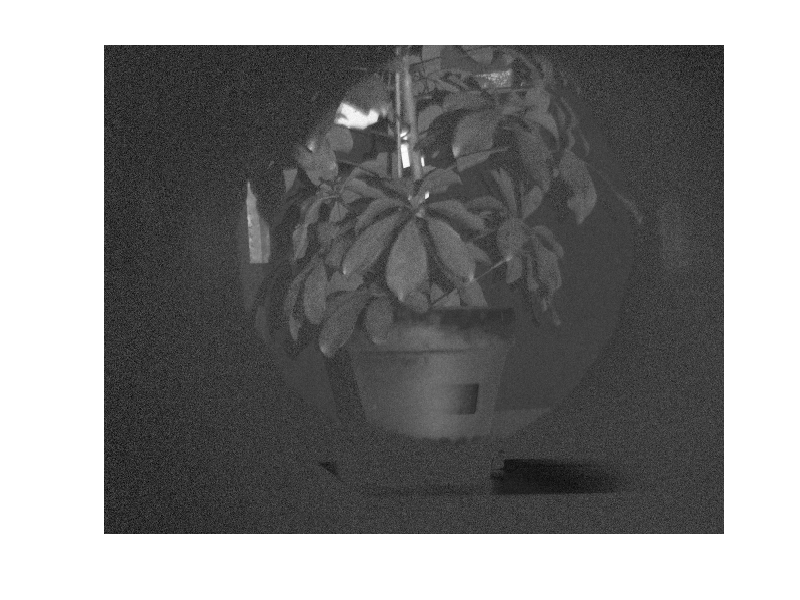
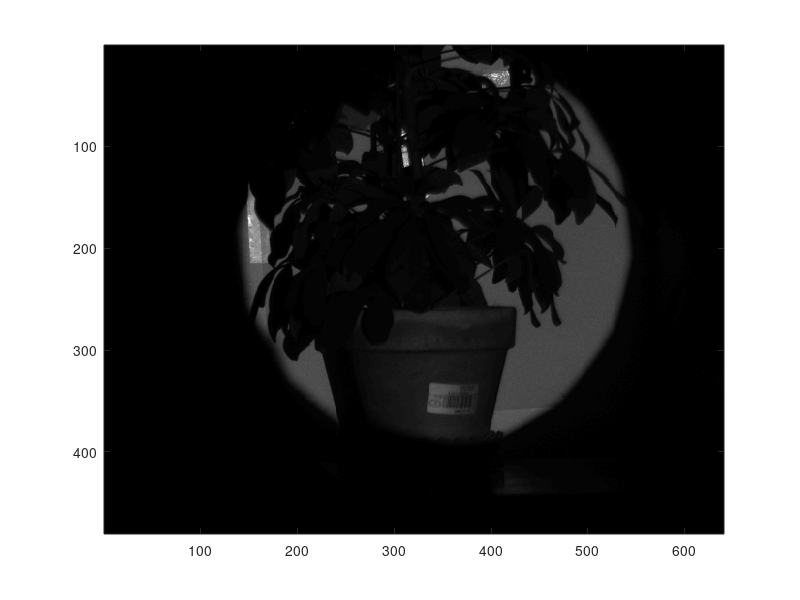

Here is the MATLAB script that generated these plots, in order: (Note: this script raises an error after producing the figures.)
%%% This profile is use to study the performance of NL-mean in practical OSC
%%% images
%%% This program doesn't support the 
%% Initialization
close all
clear all
clc
load('I_par.mat')
load('I_per.mat')
I_par=I_par/100;
I_per=I_per/100;
I_noisy=(I_par-I_per)./(I_par+I_per);
figure(1)
imagesc(I_noisy); colormap gray; axis off
sig_assume=20;
%% noise research
% image par
figure(2)
imagesc(I_par); colormap gray;
I1=I_par(10:40,10:40);
M1=mean2(I1)
V1=sqrt(var_image(I1)) 
I2=I_par(70:100,100:130);
M2=mean2(I2)
V2=sqrt(var_image(I2))
I3=I_par(10:40,280:310);
M3=mean2(I3)
V3=sqrt(var_image(I3))
I4=I_par(210:240,10:40);
M4=mean2(I4)
V4=sqrt(var_image(I4))
figure(3)
subplot(221)
imagesc(I1); colormap gray;
subplot(222)
imagesc(I2); colormap gray;
subplot(223)
imagesc(I3); colormap gray;
subplot(224)
imagesc(I4); colormap gray;
figure(4)
plot([M4 M3 M1 M2],[V4 V3 V1 V2]); grid on
xlabel('Mean value')
ylabel('Variance')
% iamge per
figure(5)
imagesc(I_per); colormap gray;
I1=I_per(10:40,10:40);
M1=mean2(I1)
V1=sqrt(var_image(I1))
I2=I_per(70:100,100:130);
M2=mean2(I2)
V2=sqrt(var_image(I2))
I3=I_per(10:40,280:310);
M3=mean2(I3)
V3=sqrt(var_image(I3))
I4=I_per(210:240,10:40);
M4=mean2(I4)
V4=sqrt(var_image(I4))
figure(6)
subplot(221)
imagesc(I1); colormap gray;
subplot(222)
imagesc(I2); colormap gray;
subplot(223)
imagesc(I3); colormap gray;
subplot(224)
imagesc(I4); colormap gray;
figure(7)
plot([M4 M3 M1 M2],[V4 V3 V1 V2]); grid on
xlabel('Mean value')
ylabel('Variance')
%% NL
I_par_res=NLmeans_grey(I_par,10);
I_per_res=NLmeans_grey(I_per,10);
OSC_noisy=(I_par_res-I_per_res)./(I_par_res+I_per_res);
OSC_noisy(find(OSC_noisy>1))=1; % delete the overflow
OSC_noisy(find(OSC_noisy<0))=0;
figure(2)
imagesc(OSC_noisy); colormap gray; axis off
%% NL+average2
I_par_res=NLmeans_grey_average2(I_par,10);
I_per_res=NLmeans_grey_average2(I_per,10);
OSC_noisy=(I_par_res-I_per_res)./(I_par_res+I_per_res);
OSC_noisy(find(OSC_noisy>1))=1; % delete the overflow
OSC_noisy(find(OSC_noisy<0))=0;
figure(3)
imagesc(OSC_noisy); colormap gray; axis off
%% NL+average3
I_par_res=NLmeans_grey_average3(I_par,10);
I_per_res=NLmeans_grey_average3(I_per,10);
OSC_noisy=(I_par_res-I_per_res)./(I_par_res+I_per_res);
OSC_noisy(find(OSC_noisy>1))=1; % delete the overflow
OSC_noisy(find(OSC_noisy<0))=0;
figure(4)
imagesc(OSC_noisy); colormap gray; axis off
%% NL+gaussian
I_par_res=NLmeans_grey_gaussian(I_par,10);
I_per_res=NLmeans_grey_gaussian(I_per,10);
OSC_noisy=(I_par_res-I_per_res)./(I_par_res+I_per_res);
OSC_noisy(find(OSC_noisy>1))=1; % delete the overflow
OSC_noisy(find(OSC_noisy<0))=0;
figure(5)
imagesc(OSC_noisy); colormap gray; axis off
%% doubleNL
I_par_new=NLmeans_grey(I_par,10);
I_per_new=NLmeans_grey(I_per,10);
I_par_res=NLmeans_grey_doubleNL(I_par,10,I_par_new);
I_per_res=NLmeans_grey_doubleNL(I_per,10,I_per_new);
OSC_noisy=(I_par_res-I_per_res)./(I_par_res+I_per_res);
OSC_noisy(find(OSC_noisy>1))=1; % delete the overflow
OSC_noisy(find(OSC_noisy<0))=0;
figure(6)
imagesc(OSC_noisy); colormap gray; axis off
%% Traditional filter
H=fspecial('gaussian');
I_par_new=imfilter(I_par,H);
I_per_new=imfilter(I_per,H);
OSC_noisy=(I_par_new-I_per_new)./(I_par_new+I_per_new);
OSC_noisy(find(OSC_noisy>1))=1; % delete the overflow
OSC_noisy(find(OSC_noisy<0))=0;
figure()
imagesc(OSC_noisy); colormap gray; axis off
%%
figure()
imagesc(I_noisy); colormap gray;
figure()
imagesc(OSC_noisy); colormap gray;
%%
figure()
imagesc(I_par); colormap gray;
figure()
imagesc(I_par_res); colormap gray;
%%
I_noisy1=I_noisy(300:400,300:400);
OSC_noisy=OSC_noisy(300:400,300:400);
figure()
subplot(121)
imagesc(I_noisy1); colormap gray; 
subplot(122)
imagesc(OSC_noisy); colormap gray; 

I_noisy2=I_noisy(200:250,300:350);
I_res2=OSC_noisy(200:250,300:350);
figure()
subplot(121)
imagesc(I_noisy2); colormap gray; 
subplot(122)
imagesc(I_res2); colormap gray; 
%% plant research (blur effect)
close all
clear all
clc
load('I_par.mat')
load('I_per.mat')
I_par=I_par/100;
I_per=I_per/100;
I_noisy=(I_par-I_per)./(I_par+I_per);
figure(1)
imagesc(I_noisy); colormap gray; axis off


sig_assume=[1 2 3 5 10 20 30];
%%% choose different sig to change the parameters 
% sig=1
sig_assume=1;
I_par_res1=NLmeans_grey(I_par,sig_assume);
I_per_res1=NLmeans_grey(I_per,sig_assume);
OSC_noisy=(I_par_res1-I_per_res1)./(I_par_res1+I_per_res1);
OSC_noisy(find(OSC_noisy>1))=1; % delete the overflow
OSC_noisy(find(OSC_noisy<0))=0;
figure(2)
subplot(131)
imagesc(I_par_res1); colormap gray; axis off
title('I_{par}')
subplot(132)
imagesc(I_per_res1); colormap gray; axis off
title('I_{per}')
subplot(133)
imagesc(OSC_noisy); colormap gray; axis off
title('I_{res}')
% sig=2
sig_assume=2;
I_par_res2=NLmeans_grey(I_par,sig_assume);
I_per_res2=NLmeans_grey(I_per,sig_assume);
I_res2=(I_par_res2-I_per_res2)./(I_par_res2+I_per_res2);
I_res2(find(I_res2>1))=1; % delete the overflow
I_res2(find(I_res2<0))=0;
figure(3)
subplot(131)
imagesc(I_par_res2); colormap gray; axis off
title('I_{par}')
subplot(132)
imagesc(I_per_res2); colormap gray; axis off
title('I_{per}')
subplot(133)
imagesc(I_res2); colormap gray; axis off
title('I_{res}')
% sig=3
sig_assume=3;
I_par_res3=NLmeans_grey(I_par,sig_assume);
I_per_res3=NLmeans_grey(I_per,sig_assume);
I_res3=(I_par_res3-I_per_res3)./(I_par_res3+I_per_res3);
I_res3(find(I_res3>1))=1; % delete the overflow
I_res3(find(I_res3<0))=0;
figure(4)
subplot(131)
imagesc(I_par_res3); colormap gray; axis off
title('I_{par}')
subplot(132)
imagesc(I_per_res3); colormap gray; axis off
title('I_{per}')
subplot(133)
imagesc(I_res3); colormap gray; axis off
title('I_{res}')
% sig=5
sig_assume=5;
I_par_res5=NLmeans_grey(I_par,sig_assume);
I_per_res5=NLmeans_grey(I_per,sig_assume);
I_res5=(I_par_res5-I_per_res5)./(I_par_res5+I_per_res5);
I_res5(find(I_res5>1))=1; % delete the overflow
I_res5(find(I_res5<0))=0;
figure(5)
subplot(131)
imagesc(I_par_res5); colormap gray; axis off
title('I_{par}')
subplot(132)
imagesc(I_per_res5); colormap gray; axis off
title('I_{per}')
subplot(133)
imagesc(I_res5); colormap gray; axis off
title('I_{res}')
% sig=10
sig_assume=10;
I_par_res10=NLmeans_grey(I_par,sig_assume);
I_per_res10=NLmeans_grey(I_per,sig_assume);
I_res10=(I_par_res10-I_per_res10)./(I_par_res10+I_per_res10);
I_res10(find(I_res10>1))=1; % delete the overflow
I_res10(find(I_res10<0))=0;
figure(6)
subplot(131)
imagesc(I_par_res10); colormap gray; axis off
title('I_{par}')
subplot(132)
imagesc(I_per_res10); colormap gray; axis off
title('I_{per}')
subplot(133)
imagesc(I_res10); colormap gray; axis off
title('I_{res}')
% sig=20
sig_assume=20;
I_par_res20=NLmeans_grey(I_par,sig_assume);
I_per_res20=NLmeans_grey(I_per,sig_assume);
I_res20=(I_par_res20-I_per_res20)./(I_par_res20+I_per_res20);
I_res20(find(I_res20>1))=1; % delete the overflow
I_res20(find(I_res20<0))=0;
figure(7)
subplot(131)
imagesc(I_par_res20); colormap gray; axis off
title('I_{par}')
subplot(132)
imagesc(I_per_res20); colormap gray; axis off
title('I_{per}')
subplot(133)
imagesc(I_res20); colormap gray; axis off
title('I_{res}')
% sig=30
sig_assume=30;
I_par_res30=NLmeans_grey(I_par,sig_assume);
I_per_res30=NLmeans_grey(I_per,sig_assume);
I_res30=(I_par_res30-I_per_res30)./(I_par_res30+I_per_res30);
I_res30(find(I_res30>1))=1; % delete the overflow
I_res30(find(I_res30<0))=0;
figure(8)
subplot(131)
imagesc(I_par_res30); colormap gray; axis off
title('I_{par}')
subplot(132)
imagesc(I_per_res30); colormap gray; axis off
title('I_{per}')
subplot(133)
imagesc(I_res30); colormap gray; axis off
title('I_{res}')
%% Calculate the contrast and variance for each parameter
sigma=[1 2 3 5 10 20 30];
% noisy iamge
I_polaziser=I_noisy(70:75,260:265);
I_background=I_noisy(95:100,270:275);
C_noisy=mean2(I_polaziser)-mean2(I_background);
V_noisy=std2(I_polaziser);
%sig=1
I_piece=OSC_noisy(20:100,220:300);
I_polaziser=OSC_noisy(70:75,260:265);
I_background=OSC_noisy(95:100,270:275);
figure()
imagesc(OSC_noisy);colormap gray;
figure()
imagesc(I_piece);colormap gray;
C(1)=mean2(I_polaziser)-mean2(I_background);
V(1)=std2(I_polaziser);
%sig=2
I_polaziser=I_res2(70:75,260:265);
I_background=I_res2(95:100,270:275);
C(2)=mean2(I_polaziser)-mean2(I_background);
%sig=3
I_polaziser=I_res3(70:75,260:265);
I_background=I_res3(95:100,270:275);
C(3)=mean2(I_polaziser)-mean2(I_background);
%sig=5
I_polaziser=I_res5(70:75,260:265);
I_background=I_res5(95:100,270:275);
C(4)=mean2(I_polaziser)-mean2(I_background);
%sig=10
I_polaziser=I_res10(70:75,260:265);
I_background=I_res10(95:100,270:275);
C(5)=mean2(I_polaziser)-mean2(I_background);
%sig=20
I_polaziser=I_res20(70:75,260:265);
I_background=I_res20(95:100,270:275);
C(6)=mean2(I_polaziser)-mean2(I_background);
%sig=30
I_polaziser=I_res30(70:75,260:265);
I_background=I_res30(95:100,270:275);
C(7)=mean2(I_polaziser)-mean2(I_background);
%% Establish a model to explain the blur phenomenon
clc
clear all
close all
% Dimensions
N = 256; 

% Parametrers

% Definition of the number of extimation iamges
nb_sectors = 4; % number of sectors 4*4
N_sec = N/nb_sectors; % number of pixels in each sector 64*64
size_target=8; % size of target 8*8

% Intensity of target and background(difference 20)
I_background=25;
I_target=5;

% Standard deviration of noise
sig=2;

% OSC
P=0.5; % OSC average
delta_P=0.2; % Difference of OSC
P_a = P + delta_P/2 ;  % OSC target
P_b = P - delta_P/2 ;  % OSC background

%%%%%%%%%%%%% Intensity set up
section=I_background*ones(N_sec,N_sec);
section(N_sec/2-size_target/2+1:N_sec/2+size_target/2,N_sec/2-size_target/2+1:N_sec/2+size_target/2)=I_target;
im_I=kron(ones(nb_sectors,nb_sectors),section);

%%%%%%%%%%%%% Polarization set up
cible=P_b*ones(N_sec,N_sec);
cible(N_sec/2-size_target/2+1:N_sec/2+size_target/2,N_sec/2-size_target/2+1:N_sec/2+size_target/2)=P_a;
im_cible = kron(ones(nb_sectors,nb_sectors),cible);

%%% Generation des images X et Y
X_original= im_I .* (1+im_cible)/2;
Y_original= im_I .* (1-im_cible)/2;
I_original=X_original+Y_original;
OSC_original=(X_original-Y_original)./(X_original+Y_original);

%%% Add noise to the OSC images
m=1;
for i=1:4
    for j=1:4
        X_noisy(1+(i-1)*N_sec:i*N_sec,1+(j-1)*N_sec:j*N_sec)=X_original(1+(i-1)*N_sec:i*N_sec,1+(j-1)*N_sec:j*N_sec)+sig*randn(N_sec,N_sec);
        Y_noisy(1+(i-1)*N_sec:i*N_sec,1+(j-1)*N_sec:j*N_sec)=Y_original(1+(i-1)*N_sec:i*N_sec,1+(j-1)*N_sec:j*N_sec)+sig*randn(N_sec,N_sec);
        m=m+1;
    end
end
I_noisy=X_noisy+Y_noisy;
OSC_noisy=(X_noisy-Y_noisy)./(X_noisy+Y_noisy);
OSC_noisy(find(OSC_noisy>1))=1; % delete the overflow
OSC_noisy(find(OSC_noisy<0))=0;
figure(1)
imagesc(I_noisy); colormap gray; axis off;
figure(2)
imagesc(OSC_noisy); colormap gray; axis off;
%% Implementation of NL-mean denoising
sig_assume =0.5:0.5:8;
m=1
for i=1:4
    for j=1:4
        X_new(1+(i-1)*N_sec:i*N_sec,1+(j-1)*N_sec:j*N_sec)=NLmeans_grey(X_noisy(1+(i-1)*N_sec:i*N_sec,1+(j-1)*N_sec:j*N_sec),sig_assume(m));
        Y_new(1+(i-1)*N_sec:i*N_sec,1+(j-1)*N_sec:j*N_sec)=NLmeans_grey(Y_noisy(1+(i-1)*N_sec:i*N_sec,1+(j-1)*N_sec:j*N_sec),sig_assume(m));
        m=m+1;
    end
end
I_new=X_new+Y_new;
OSC_new=(X_new-Y_new)./(X_new+Y_new);
OSC_new(find(OSC_new>1))=1;
OSC_new(find(OSC_new<0))=0;
figure(3)
imagesc(I_new); colormap gray; axis off;
figure(4)
imagesc(OSC_new); colormap gray; axis off;
